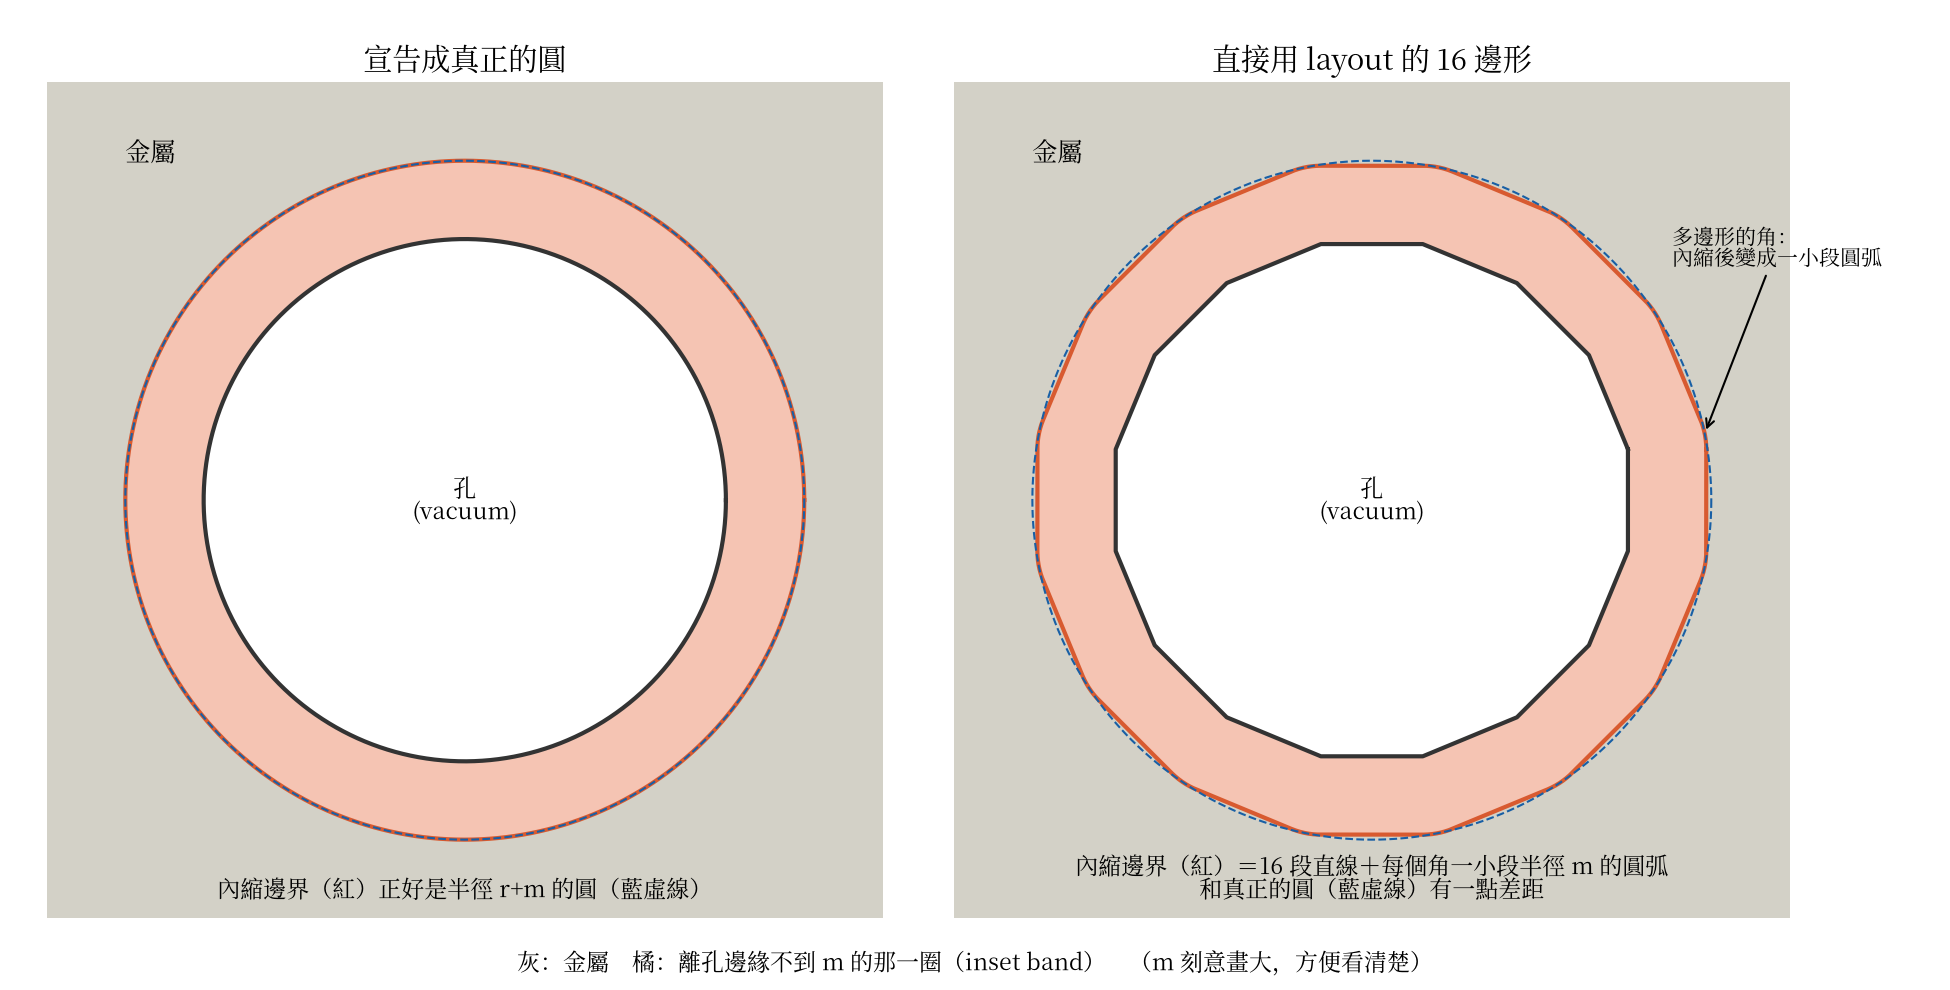

The script that saved this image:
import numpy as np, matplotlib
matplotlib.use("Agg")
import matplotlib.pyplot as plt
from matplotlib import font_manager as fm
from shapely.geometry import Polygon, Point, box
fam=[f.name for f in fm.fontManager.ttflist if "CJK" in f.name and ("TC" in f.name or "SC" in f.name)]
plt.rcParams["font.family"]=fam[0] if fam else "sans-serif"
r,m,L=10,3,22
def fill(ax,geom,**kw):
    geoms=getattr(geom,"geoms",[geom])
    for g in geoms:
        x,y=g.exterior.xy;ax.fill(x,y,**kw)
        for h in g.interiors:
            x,y=h.xy;ax.fill(x,y,color="white")
fig,axes=plt.subplots(1,2,figsize=(13,6.6))
cases=[("宣告成真正的圓",Point(0,0).buffer(r,resolution=256)),("直接用 layout 的 16 邊形",Polygon([(r*np.cos(t),r*np.sin(t)) for t in np.linspace(0,2*np.pi,17)[:-1]+np.pi/16]))]
for ax,(title,hole) in zip(axes,cases):
    metal=box(-L,-L,L,L).difference(hole)
    inset_edge=hole.buffer(m,resolution=256)
    band=inset_edge.difference(hole)
    fill(ax,metal,color="#D3D1C7")
    fill(ax,band,color="#F5C4B3")
    x,y=hole.exterior.xy;ax.plot(x,y,color="#333",lw=2)
    x,y=inset_edge.exterior.xy;ax.plot(x,y,color="#D85A30",lw=2)
    ax.plot(*Point(0,0).buffer(r+m,resolution=256).exterior.xy,"--",color="#185FA5",lw=1)
    ax.set_aspect("equal");ax.set_xlim(-16,16);ax.set_ylim(-16,16);ax.axis("off");ax.set_title(title,fontsize=14)
axes[0].text(0,-15.2,"內縮邊界（紅）正好是半徑 r+m 的圓（藍虛線）",ha="center",fontsize=11)
axes[1].text(0,-15.2,"內縮邊界（紅）＝16 段直線＋每個角一小段半徑 m 的圓弧\n和真正的圓（藍虛線）有一點差距",ha="center",fontsize=11)
v=np.array([r*np.cos(np.pi/16),r*np.sin(np.pi/16)])
axes[1].annotate("多邊形的角：\n內縮後變成一小段圓弧",xy=(v[0]+m*.98,v[1]+m*.2),xytext=(11.5,9),fontsize=10,arrowprops=dict(arrowstyle="->",lw=1))
for ax in axes:
    ax.text(0,0,"孔\n(vacuum)",ha="center",va="center",fontsize=11)
    ax.text(-13,13,"金屬",fontsize=12)
fig.text(.5,.02,"灰：金屬　橘：離孔邊緣不到 m 的那一圈（inset band）　（m 刻意畫大，方便看清楚）",ha="center",fontsize=11)
fig.tight_layout(rect=(0,.05,1,.94));fig.savefig("sparse_polygon_inset.png",dpi=150,facecolor="white")
